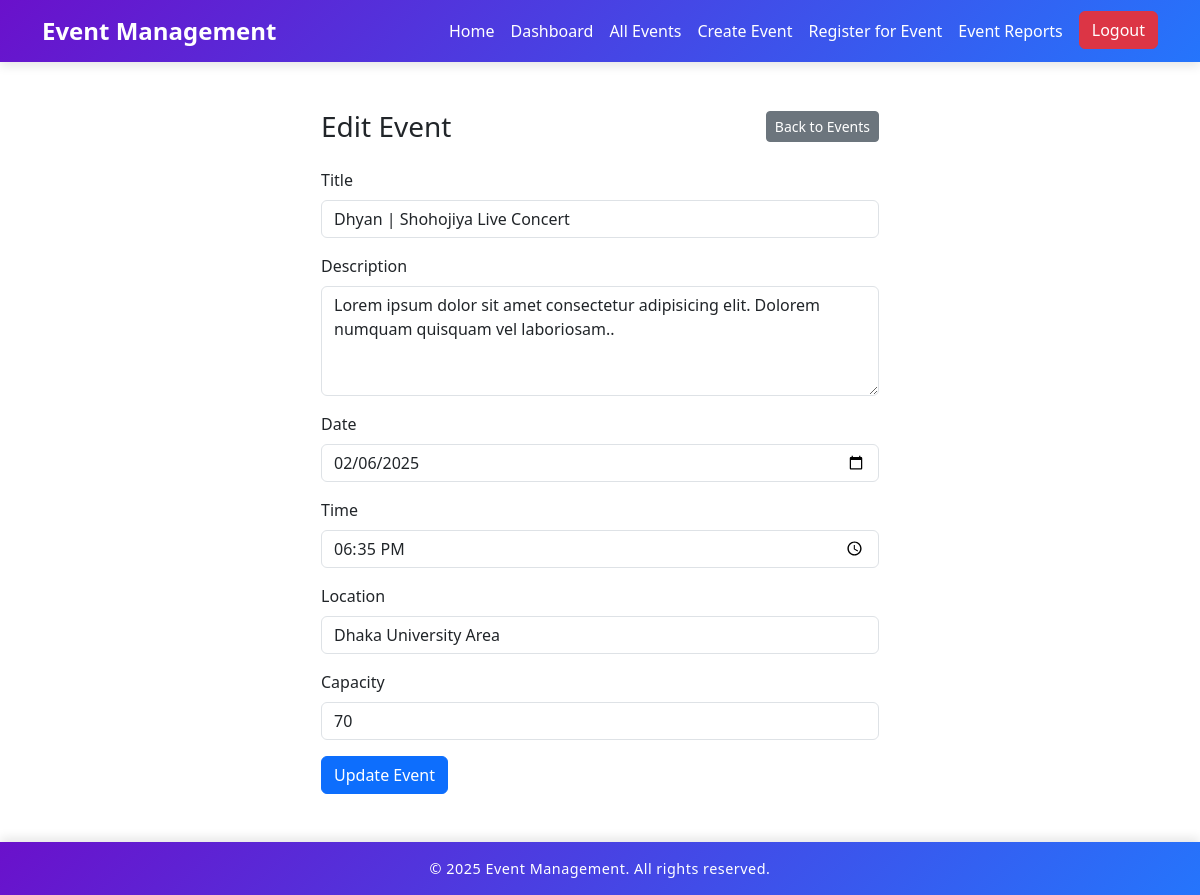
Page /edit_event.php?id=2 (signed in) on the committed database.
### tables this page shows
CREATE TABLE `events` (
  `id` int(11) NOT NULL,
  `name` varchar(255) NOT NULL,
  `description` text NOT NULL,
  `event_date` date NOT NULL,
  `event_time` time NOT NULL,
  `location` varchar(255) NOT NULL,
  `max_capacity` int(11) DEFAULT NULL,
  `created_by` int(11) NOT NULL,
  `created_at` timestamp NOT NULL DEFAULT current_timestamp(),
  `updated_at` timestamp NOT NULL DEFAULT current_timestamp() ON UPDATE current_timestamp()
);

### edit_event.php (the view, shortened to what this page needs)
<?php
include 'db/db.php';
$id = $_GET['id'];
$query = "SELECT * FROM events WHERE id = ?";
$stmt = $conn->prepare( $query );
$stmt->bind_param( "i", $id );
$stmt->execute();
$result = $stmt->get_result();
$event = $result->fetch_assoc();
?>
<?php include 'includes/header.php'; ?>
<div class="container d-flex justify-content-center align-items-center my-5">
    <div class="col-12 col-md-6">
        <div class="d-flex justify-content-between align-items-center mb-4">
            <h3 class="mb-0">Edit Event</h3>
            <a href="index.php" class="btn btn-sm btn-secondary">Back to Events</a>
        </div>
        <form method="POST" action="">
            <div class="mb-3">
                <label for="name" class="form-label">Title</label>
                <input type="text" class="form-control" id="name" name="name" value="<?=htmlspecialchars( $event['name'] );?>" required>
            </div>
            <div class="mb-3">
                <label for="description" class="form-label">Description</label>
                <textarea class="form-control" id="description" name="description" rows="4" required><?=htmlspecialchars( $event['description'] );?></textarea>
            </div>
            <div class="mb-3">
                <label for="event_date" class="form-label">Date</label>
                <input type="date" class="form-control" id="event_date" name="event_date" value="<?=$event['event_date'];?>" required>
            </div>
            <div class="mb-3">
                <label for="event_time" class="form-label">Time</label>
                <input type="time" class="form-control" id="event_time" name="event_time" value="<?= date("H:i", strtotime($event['event_time'])); ?>" required>
            </div>
            <div class="mb-3">
                <label for="location" class="form-label">Location</label>
                <input type="text" class="form-control" id="location" name="location" value="<?=htmlspecialchars( $event['location'] );?>" required>
            </div>
            <div class="mb-3">
                <label for="max_capacity" class="form-label">Capacity</label>
                <input type="number" class="form-control" id="max_capacity" name="max_capacity" value="<?=$event['max_capacity'];?>" required>
            </div>
            <button type="submit" class="btn btn-primary">Update Event</button>
        </form>
    </div>
</div>
<?php include 'includes/footer.php'; ?>

### rows in the picture
events: name "Dhyan | Shohojiya Live Concert", description "Lorem ipsum dolor sit amet consectetur adipisicing elit. Dolorem numquam quisquam vel laboriosam..", event_date "02/06/2025", event_time "18:35", location "Dhaka University Area", max_capacity "70"
